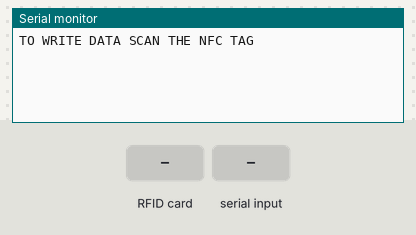
A sketch run on a simulated Arduino Uno, built with avr-gcc and run on an emulated ATmega328P. On the bench: the last lines printed to the serial monitor. The inputs (shaded band) are chosen by the test bench.

Above: at 1.2 s.
1.3 s: RFID card 5E 7A 19 C4 held to the reader
At 2.5 s:
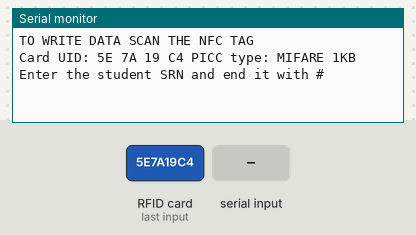
2.8 s: "1#" received over Serial
At 3.9 s:
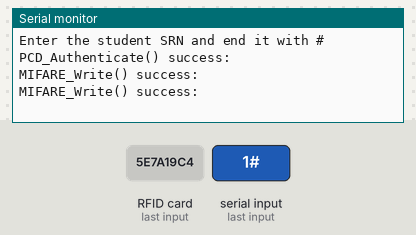

The sketch:

spacejamWrite.ino
```cpp
#include <SPI.h>
#include <MFRC522.h>

#define RST_PIN         9
#define SS_PIN          10
MFRC522 mfrc522(SS_PIN, RST_PIN);

void setup() {
  Serial.begin(9600);
  SPI.begin();
  mfrc522.PCD_Init();
  Serial.println(F("TO WRITE DATA SCAN THE NFC TAG"));
}

void loop() {

  MFRC522::MIFARE_Key key;
  for (byte i = 0; i < 6; i++) key.keyByte[i] = 0xFF;

  // Reset the loop if no new card present on the sensor/reader. This saves the entire process when idle.LOOK HERE!!!!!!!!!!!!!!!!!!!!!
  if ( ! mfrc522.PICC_IsNewCardPresent()) {
    return;
  }

  // Select one of the cards
  if ( ! mfrc522.PICC_ReadCardSerial()) {
    return;
  }

  Serial.print(F("Card UID:"));    //Dump UID                             THIS BLOCK IS NOT ESSENTIAL!!!!!!!!!!!!
  for (byte i = 0; i < mfrc522.uid.size; i++) {
    Serial.print(mfrc522.uid.uidByte[i] < 0x10 ? " 0" : " ");
    Serial.print(mfrc522.uid.uidByte[i], HEX);
  }
  Serial.print(F(" PICC type: "));   // Dump PICC type                    THIS BLOCK IS NOT ESSENTIAL!!!!!!!!!!!!
  MFRC522::PICC_Type piccType = mfrc522.PICC_GetType(mfrc522.uid.sak);
  Serial.println(mfrc522.PICC_GetTypeName(piccType));

  byte buffer[34];
  byte block;
  MFRC522::StatusCode status;
  byte len;

  Serial.setTimeout(20000L) ;     // wait until 20 seconds for input from serial
  // Ask personal data: SRN
  Serial.println(F("Enter the student SRN and end it with #"));
  len = Serial.readBytesUntil('#', (char *) buffer, 30) ; // read SRN from serial
  for (byte i = len; i < 30; i++) buffer[i] = ' ';     // pad with spaces

  block = 1;
  //Serial.println(F("Authenticating using key A..."));
  status = mfrc522.PCD_Authenticate(MFRC522::PICC_CMD_MF_AUTH_KEY_A, block, &key, &(mfrc522.uid));
  if (status != MFRC522::STATUS_OK) {
    Serial.print(F("PCD_Authenticate() failed: "));
    Serial.println(mfrc522.GetStatusCodeName(status));
    return;
  }
  else Serial.println(F("PCD_Authenticate() success: "));

  // Write block
  status = mfrc522.MIFARE_Write(block, buffer, 16);
  if (status != MFRC522::STATUS_OK) {
    Serial.print(F("MIFARE_Write() failed: "));
    Serial.println(mfrc522.GetStatusCodeName(status));
    return;
  }
  else Serial.println(F("MIFARE_Write() success: "));

  block = 2;
  //Serial.println(F("Authenticating using key A..."));
  status = mfrc522.PCD_Authenticate(MFRC522::PICC_CMD_MF_AUTH_KEY_A, block, &key, &(mfrc522.uid));
  if (status != MFRC522::STATUS_OK) {
    Serial.print(F("PCD_Authenticate() failed: "));
    Serial.println(mfrc522.GetStatusCodeName(status));
    return;
  }

  // Write block
  status = mfrc522.MIFARE_Write(block, &buffer[16], 16);
  if (status != MFRC522::STATUS_OK) {
    Serial.print(F("MIFARE_Write() failed: "));
    Serial.println(mfrc522.GetStatusCodeName(status));
    return;
  }
  else Serial.println(F("MIFARE_Write() success: "));


  Serial.println(" ");
  mfrc522.PICC_HaltA();
  mfrc522.PCD_StopCrypto1();
}
```

Measured:
- after the input at 1.3 s, the serial monitor: prints a new line at once (image 1)
- after the input at 2.8 s, the serial monitor: prints a new line at once (image 2)
